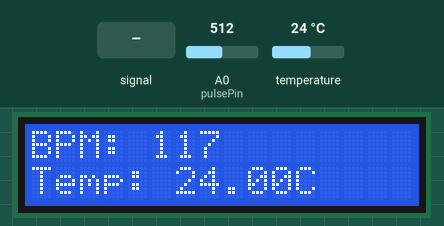
Recording of a sketch running on a simulated Arduino Uno, built with avr-gcc and run on an emulated ATmega328P. Shown: 16×2 character LCD. The test bench sets the inputs (shaded band); at power-on: temperature 24 °C, A0 (pulsePin) = 512. The modem accepts every AT command (registered, SIM ready, sends succeed) and sends nothing else.

Above: at 3.2 s.
3.3 s: A0 (pulsePin) fed a 200 Hz sine of ±81 counts around its level
At 8.7 s:
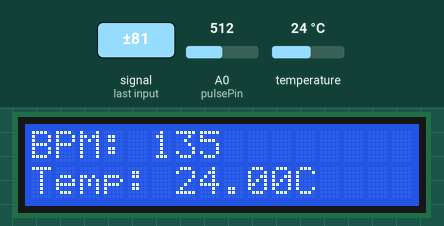
13.8 s: temperature set to 12 °C
At 18.4 s:
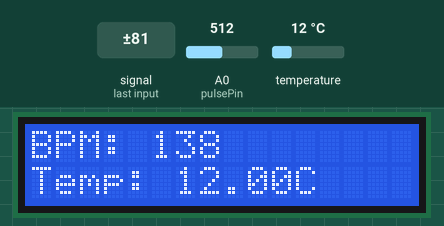
23.6 s: A0 (pulsePin) set to 716
At 28.0 s:
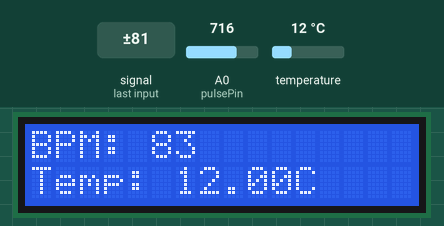
29.3 s: A0 (pulsePin) fed a 1000 Hz sine of ±255 counts around its level
At 32.8 s:
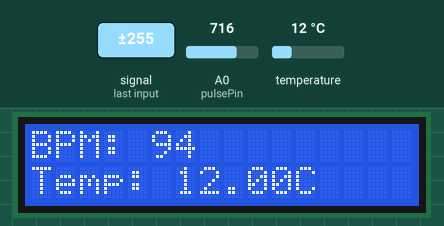
38.1 s: temperature set to 19 °C
At 42.5 s:
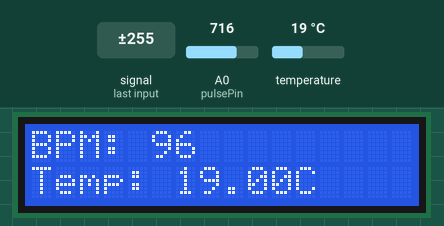
47.8 s: A0 (pulsePin) set to 511
At 52.1 s:
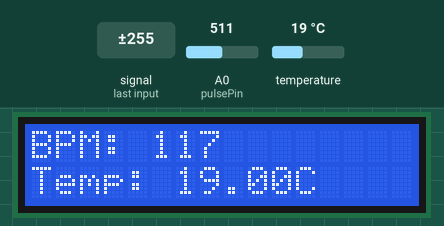
Timing chart, 0 to 53.6 s (numbered marks = the images above; inputs shaded):
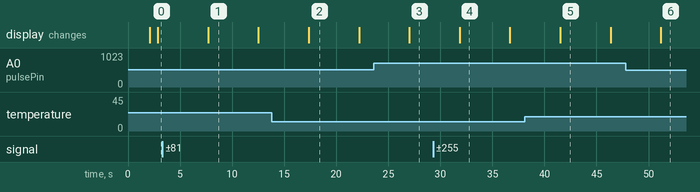

Measured:
- after the input at 3.3 s, the display: changes after 4.4 s (image 1)
- after the input at 23.6 s, the display: changes after 3.4 s (image 3)
- after the input at 29.3 s, the display: changes after 2.6 s (image 4)
- after the input at 47.8 s, the display: changes after 3.4 s (image 6)
- what the display in image 1 shows lasts 4.8 s, from 7.7 s to 12.5 s

The sketch:

Arduino_Code.ino
```cpp
#include <LiquidCrystal.h>
#include <SoftwareSerial.h>

SoftwareSerial gsm(10, 11);   // GSM module on digital pins 10 (RX) and 11 (TX)
LiquidCrystal lcd(8, 9, 4, 5, 6, 7);   // LCD screen on digital pins 12, 13, 7, 6, 5, 4

// Pulse sensor variables
const int pulsePin = A0;    // Pulse sensor on analog pin A0
int pulseValue = 0;         // Raw pulse sensor value
int pulseBPM = 0;           // Calculated beats per minute (BPM)

// DS18B20 temperature sensor variables
#include <OneWire.h>
#include <DallasTemperature.h>
#define ONE_WIRE_BUS 3
OneWire oneWire(ONE_WIRE_BUS);    // DS18B20 signal on digital pin 2
DallasTemperature ds18b20(&oneWire);
float tempC;                // Temperature value in degrees Celsius

void setup() {
  // Initialize LCD screen
  lcd.begin(16, 2);
  lcd.print("Initializing...");
  delay(1000);

  // Initialize GSM module
  gsm.begin(9600);
  gsm.println("AT");
  delay(1000);

  // Initialize pulse sensor
  pinMode(pulsePin, INPUT);

  // Initialize temperature sensor
  ds18b20.begin();

  // Display ready message on LCD screen
  lcd.clear();
  lcd.print("Ready");
}

void loop() {
  // Read pulse sensor value and calculate BPM
  pulseValue = analogRead(pulsePin);
  pulseBPM = (int)(60000.0 / pulseValue);

  // Read temperature from DS18B20 sensor
  ds18b20.requestTemperatures();
  tempC = ds18b20.getTempCByIndex(0);

  // Display data on LCD screen
  lcd.clear();
  lcd.print("BPM: ");
  lcd.print(pulseBPM);
  lcd.setCursor(0, 1);
  lcd.print("Temp: ");
  lcd.print(tempC);
  lcd.print("C");

  // Send data over GSM
  gsm.println("AT+CMGF=1");
  delay(1000);
  gsm.println("AT+CMGS=\"+xxxxxxxxxxxx\"");   // Replace with phone number to send to
  delay(1000);
  gsm.print("BPM: ");
  gsm.println(pulseBPM);
  gsm.print("Temp: ");
  gsm.print(tempC);
  gsm.print("C");
  delay(1000);
  gsm.write(26);   // Send message
  delay(1000);
}
```
